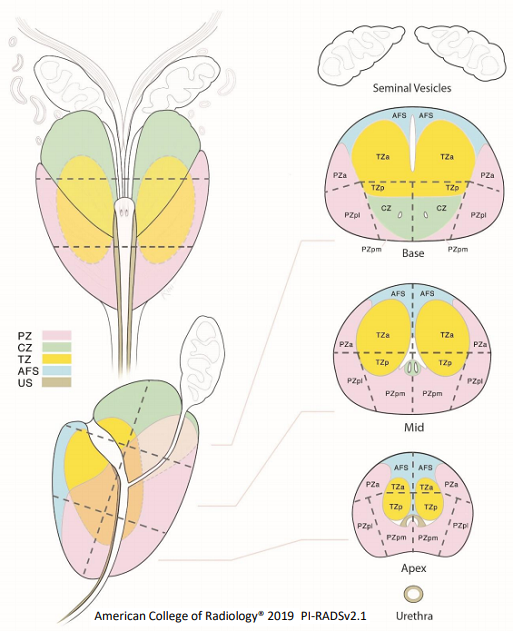
#> input picture Other/reference/pirads_v2.1.png, 513 x 631 px
$ python prepare_reference_assets.py
#> lines starting #> are read from the running program, lines starting #| are printed output that depends on the picture
#!/usr/bin/env python3
"""Map ctsit PI-RADS polygons onto the project's clean reference image."""

import hashlib
import json
import re
from pathlib import Path

import cv2
import numpy as np


HERE = Path(__file__).resolve().parent
SOURCE_IMAGE = HERE / "pirads_v2.1.png"
SOURCE_MAP = HERE / "pirads_v2.1.html"
REFERENCE = HERE / "pirads_v2.1_sector_map.png"
GRAY_OUT = HERE / "pirads_v2.1_grayscale.png"
OVERLAY_OUT = HERE / "pirads_v2.1_sectors_numbered.png"
JSON_OUT = HERE / "sectors.json"
REVISION = "0bf201d6cb95c7eaedb5449b36e4fa1d9cd9907f"


def sha256(path):
    return hashlib.sha256(path.read_bytes()).hexdigest()


def read_sectors():
    html = SOURCE_MAP.read_text(encoding="utf-8")
    sectors = []
    for tag in re.findall(r"<area\b[^>]*>", html, flags=re.IGNORECASE):
        attrs = dict(re.findall(r'([\w-]+)="([^"]*)"', tag))
        if "data-key" not in attrs:
            continue
        raw = [int(value) for value in attrs["coords"].split(",")]
        sectors.append({
            "key": int(attrs["data-key"]),
            "name": attrs.get("title", ""),
            "source_coordinates_px": [raw[i:i + 2] for i in range(0, len(raw), 2)],
        })
    if [s["key"] for s in sectors] != list(range(1, 42)):
        raise ValueError("Expected source polygon keys 1 through 41")
    return sectors


def main():
    source = cv2.imread(str(SOURCE_IMAGE), cv2.IMREAD_GRAYSCALE)
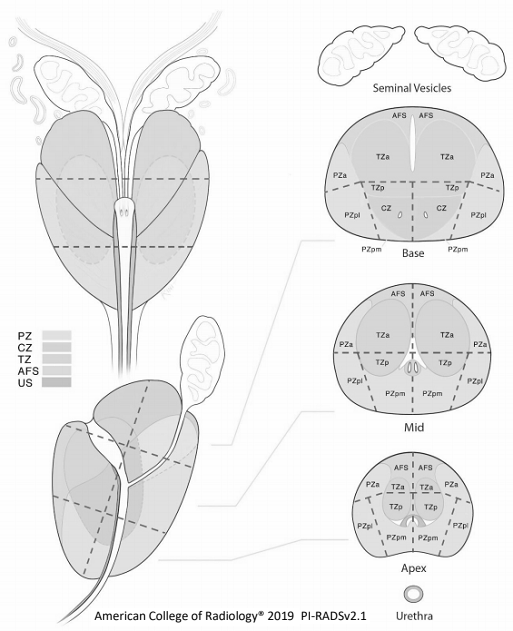
#> source: shape (631, 513); min 3, max 255, mean 237.7
    reference_color = cv2.imread(str(REFERENCE), cv2.IMREAD_COLOR)
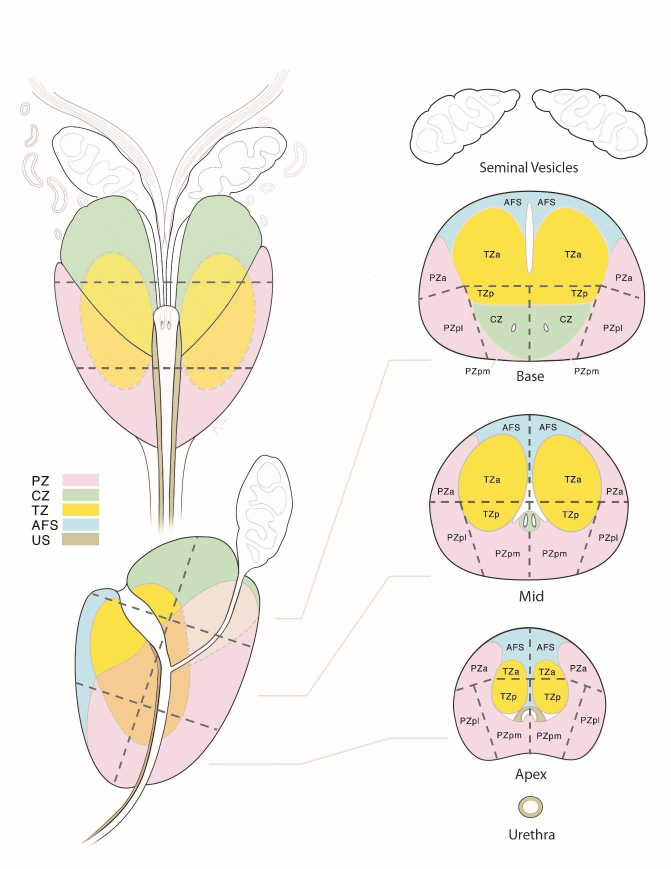
#> input picture Other/reference/pirads_v2.1_sector_map.png, 1342 x 1737 px (shown at 1/2 size)
#> reference_color is the input picture: shape (1737, 1342, 3); mean B, G, R 228.3, 241.2, 245.9
    if source is None or reference_color is None:
        raise FileNotFoundError("Could not read the source or existing reference image")
    target = cv2.cvtColor(reference_color, cv2.COLOR_BGR2GRAY)
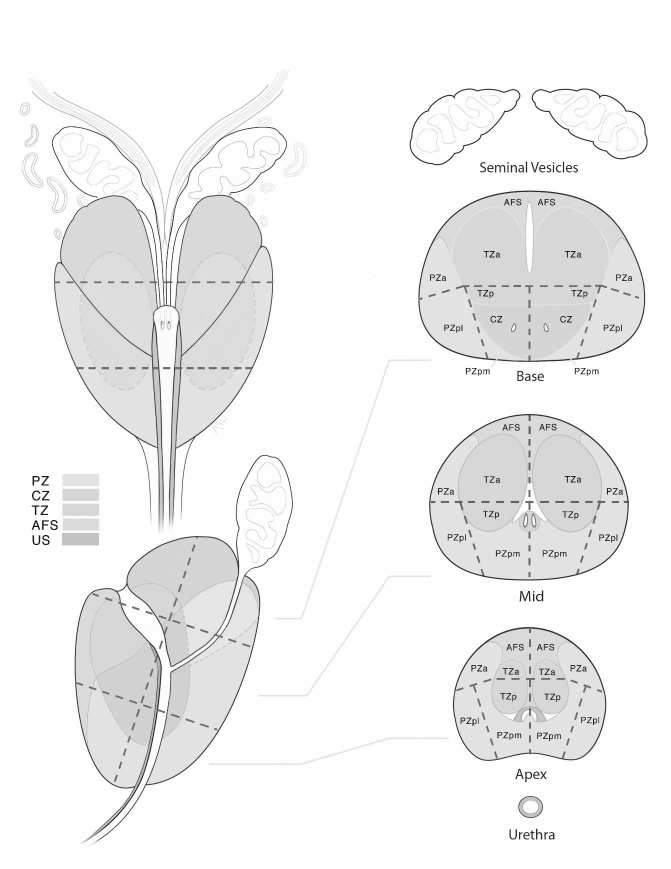
#> target: shape (1737, 1342) (shown at 1/2 size); min 0, max 255, mean 241.1

    sift = cv2.SIFT_create(nfeatures=12000, contrastThreshold=0.01, edgeThreshold=12)
    source_kp, source_desc = sift.detectAndCompute(source, None)
#> source_kp = 832 keypoints; strongest (x, y, size): (194, 617, 1.9), (222, 617, 1.8), (159, 617, 2), (242, 617, 2)
    target_kp, target_desc = sift.detectAndCompute(target, None)
#> target_kp = 4068 keypoints; strongest (x, y, size): (1067, 1184, 2), (83, 1012, 1.9), (66, 1072, 2.5), (94, 1050, 1.9)
    pairs = cv2.BFMatcher(cv2.NORM_L2).knnMatch(source_desc, target_desc, k=2)
#> pairs = 832 matches
    matches = [a for a, b in pairs if a.distance < 0.72 * b.distance]
#> matches = 427 matches
    source_points = np.float32([source_kp[m.queryIdx].pt for m in matches])
#> source_points = 427 pairs, first value 13.95 to 492.5, second value 14.09 to 617.1
    target_points = np.float32([target_kp[m.trainIdx].pt for m in matches])
#> target_points = 427 pairs, first value 53.87 to 1260.7, second value 146.5 to 1672

    cv2.setRNGSeed(20261016)
    transform, inlier_mask = cv2.findHomography(
        source_points, target_points, cv2.RANSAC, 4.0, maxIters=10000, confidence=0.999
    )
#> transform = [[2.52, -0.000424, 18.67], [-0.000198, 2.53, 112.9], [-3.86e-08, -5.81e-07, 1]]; inlier_mask = 427 values, max 1 at index 0, min 0 at index 35, mean 0.932
    if transform is None:
        raise RuntimeError("OpenCV could not estimate the reference mapping")
    inliers = inlier_mask.ravel().astype(bool)
    projected = cv2.perspectiveTransform(source_points.reshape(-1, 1, 2), transform)[:, 0]
#> projected = 427 pairs, first value 53.81 to 1261.1, second value 148.5 to 1672.3
    errors = np.linalg.norm(projected - target_points, axis=1)[inliers]
#> errors = 398 values, max 3.38 at index 261, min 0.0176 at index 74, mean 0.574

    sectors = read_sectors()
    overlay = reference_color.copy()
    for sector in sectors:
        original = np.float32(sector["source_coordinates_px"]).reshape(-1, 1, 2)
        mapped = cv2.perspectiveTransform(original, transform)[:, 0]
        sector["reference_coordinates_px"] = np.round(mapped, 3).tolist()
        contour = np.round(mapped).astype(np.int32).reshape(-1, 1, 2)
        cv2.polylines(overlay, [contour], True, (0, 45, 255), 2, cv2.LINE_AA)
        moments = cv2.moments(contour)
        center = (int(moments["m10"] / moments["m00"]), int(moments["m01"] / moments["m00"]))
        label = str(sector["key"])
        size = cv2.getTextSize(label, cv2.FONT_HERSHEY_SIMPLEX, 0.5, 1)[0]
        origin = (center[0] - size[0] // 2, center[1] + size[1] // 2)
        cv2.putText(overlay, label, origin, cv2.FONT_HERSHEY_SIMPLEX, 0.5, (0, 0, 0), 3, cv2.LINE_AA)
        cv2.putText(overlay, label, origin, cv2.FONT_HERSHEY_SIMPLEX, 0.5, (255, 255, 255), 1, cv2.LINE_AA)

    cv2.imwrite(str(GRAY_OUT), target)
    cv2.imwrite(str(OVERLAY_OUT), overlay)
    payload = {
        "upstream": {
            "repository": "https://github.com/ctsit/imagemap",
            "revision": REVISION,
            "map_html": {
                "url": f"https://github.com/ctsit/imagemap/blob/{REVISION}/maps/pirads_v2.1.html",
                "sha256": sha256(SOURCE_MAP),
            },
            "image": {
                "url": f"https://github.com/ctsit/imagemap/blob/{REVISION}/img/pirads_v2.1.png",
                "sha256": sha256(SOURCE_IMAGE),
            },
            "license_file": {
                "path": "LICENSE.imagemap",
                "url": f"https://github.com/ctsit/imagemap/blob/{REVISION}/LICENSE",
                "sha256": sha256(HERE / "LICENSE.imagemap"),
            },
            "module_license": "Apache-2.0",
            "artwork_terms": "Unverified; the repository license does not establish separate artwork rights.",
        },
        "target_reference": {
            "path": REFERENCE.name,
            "sha256": sha256(REFERENCE),
            "width": int(reference_color.shape[1]),
            "height": int(reference_color.shape[0]),
            "coordinates": "pixel x,y; origin top-left; x right; y down",
        },
        "source_coordinate_frame": {
            "path": SOURCE_IMAGE.name,
            "width": int(source.shape[1]),
            "height": int(source.shape[0]),
            "coordinates": "pixel x,y; origin top-left; x right; y down",
        },
        "mapping": {
            "method": "SIFT matches, 0.72 Lowe ratio, OpenCV homography with RANSAC",
            "homography_source_to_reference": transform.tolist(),
            "ransac_threshold_px": 4.0,
            "good_matches": len(matches),
            "inliers": int(inliers.sum()),
            "inlier_ratio": float(inliers.mean()),
            "inlier_reprojection_error_px": {
                "median": float(np.median(errors)),
                "p90": float(np.percentile(errors, 90)),
                "max": float(errors.max()),
            },
        },
        "redcap_code_mapping": "Unverified and not included; source keys are not assumed to be REDCap choice codes.",
        "sectors": sectors,
    }
    JSON_OUT.write_text(json.dumps(payload, indent=2, ensure_ascii=False) + "\n", encoding="utf-8")
    print(f"wrote {GRAY_OUT.name}, {OVERLAY_OUT.name}, {JSON_OUT.name}")
    print(f"matches={len(matches)} inliers={int(inliers.sum())} median={np.median(errors):.3f}px p90={np.percentile(errors, 90):.3f}px")


if __name__ == "__main__":
#> (the run stopped early here; a loop or call above may not have finished)
